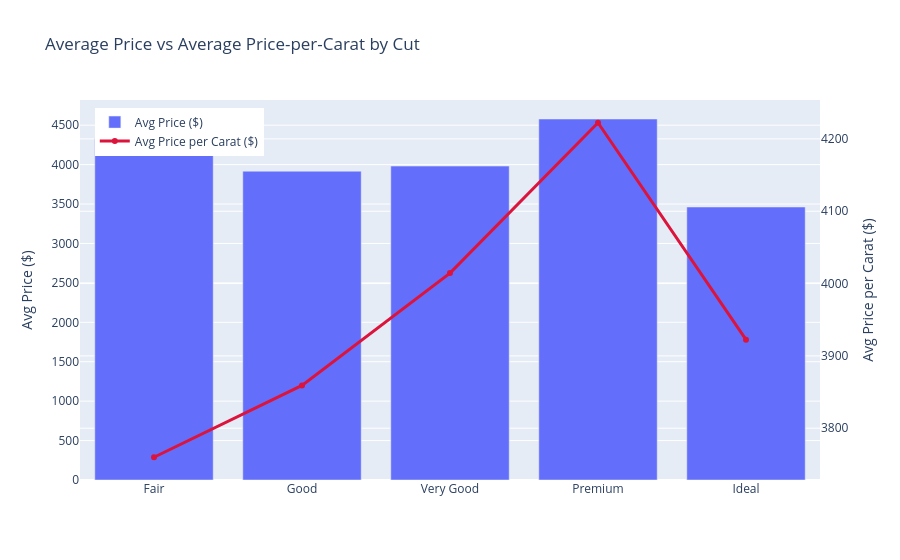

The notebook cell saved with this chart:
### Code cell
# Interesting finding: naive average price by cut is misleading because premium cuts
# tend to be paired with smaller carats. Compare price-per-carat instead.
ppc = df_fe.groupby('cut', observed=True)['price_per_carat'].mean().reindex(cut_order).reset_index()
fig = go.Figure()
fig.add_trace(go.Bar(x=avg_price['cut'], y=avg_price['price'], name='Avg Price ($)', yaxis='y1'))
fig.add_trace(go.Scatter(x=ppc['cut'], y=ppc['price_per_carat'], name='Avg Price per Carat ($)',
                          yaxis='y2', mode='lines+markers', line=dict(color='crimson', width=3)))
fig.update_layout(
    title='Average Price vs Average Price-per-Carat by Cut',
    yaxis=dict(title='Avg Price ($)'),
    yaxis2=dict(title='Avg Price per Carat ($)', overlaying='y', side='right'),
    legend=dict(x=0.02, y=0.98)
)
fig.show()

### Figure 1 — Plotly figure (JSON) as saved in the notebook; plotly's stock layout.template omitted (floating-point values rounded to 4 significant figures)
{"data": [{"name": "Avg Price ($)", "type": "bar", "x": ["Fair", "Good", "Very Good", "Premium", "Ideal"], "y": [4335.0, 3916.0, 3981.0, 4578.0, 3462.0], "yaxis": "y"}, {"line": {"color": "crimson", "width": 3}, "mode": "lines+markers", "name": "Avg Price per Carat ($)", "type": "scatter", "x": ["Fair", "Good", "Very Good", "Premium", "Ideal"], "y": [3760.0, 3859.0, 4014.0, 4222.0, 3922.0], "yaxis": "y2"}], "layout": {"legend": {"x": 0.02, "y": 0.98}, "title": {"text": "Average Price vs Average Price-per-Carat by Cut"}, "yaxis": {"title": {"text": "Avg Price ($)"}}, "yaxis2": {"overlaying": "y", "side": "right", "title": {"text": "Avg Price per Carat ($)"}}}}
